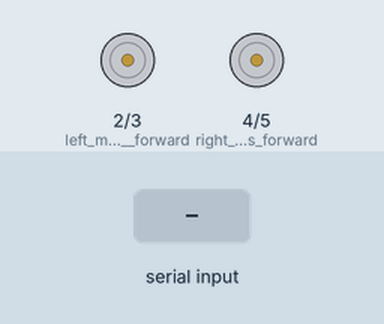
A sketch run on a simulated Arduino Uno, built with avr-gcc and run on an emulated ATmega328P. Parts: motor-driver pin pairs drawn as motors (green arrow = first pin HIGH = forward, orange = second pin HIGH = backward, longer = more drive). Inputs (shaded band) come from the test bench.

Above: at 1.2 s.
1.3 s: "F" received over Serial
At 2.5 s:
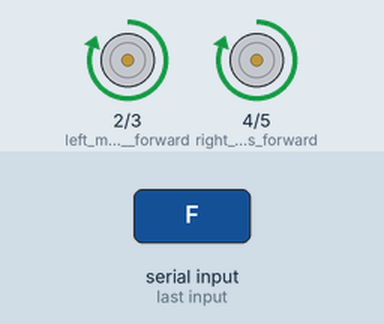
2.8 s: "B" received over Serial
At 3.8 s:
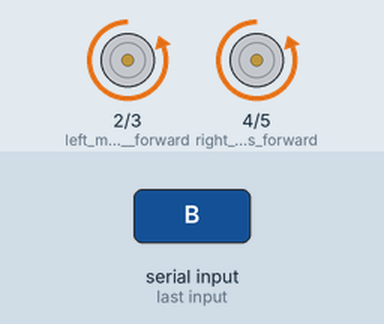
4.3 s: "L" received over Serial
At 4.9 s:
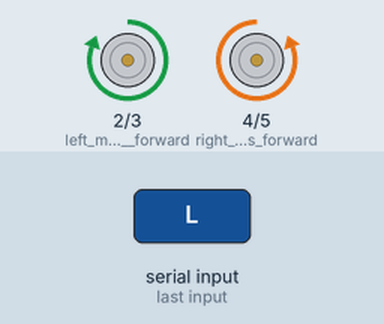
5.8 s: "R" received over Serial
At 6.1 s:
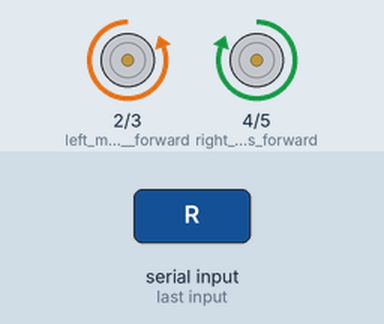
7.3 s: "1" received over Serial
At 8.4 s:
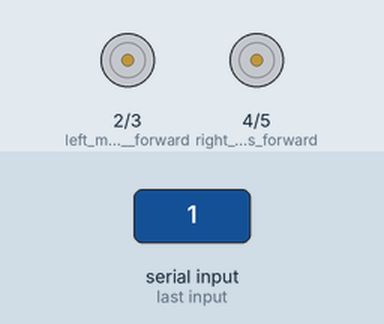
Timing chart, 0 to 9.8 s (numbered marks = the images above; inputs shaded):
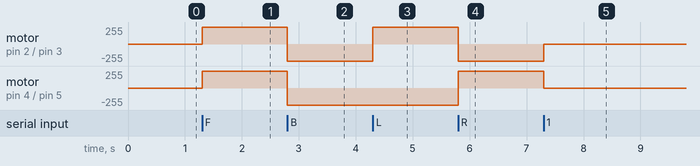

The sketch:

Bluetooth_Car_Controller.ino
```cpp
void setup() {
  pinMode(2,OUTPUT);   //left motors  forward
  pinMode(3,OUTPUT);   //left motors reverse
  pinMode(4,OUTPUT);   //right  motors forward
  pinMode(5,OUTPUT);   //right motors reverse
  Serial.begin(9600);
}

void loop() {
if(Serial.available())
{
  switch(Serial.read())
  {
    case 'F':
      digitalWrite(2,HIGH);
      digitalWrite(3,LOW);
      digitalWrite(4,HIGH);
      digitalWrite(5,LOW);;
      break;
    case 'B':
      digitalWrite(2,LOW);
      digitalWrite(3,HIGH);
      digitalWrite(4,LOW);
      digitalWrite(5,HIGH);
      break;
    case 'L':
      digitalWrite(2,HIGH);
      digitalWrite(3,LOW);
      digitalWrite(4,LOW);
      digitalWrite(5,HIGH);
      break;
    case 'R':
      digitalWrite(2,LOW);
      digitalWrite(3,HIGH);
      digitalWrite(4,HIGH);
      digitalWrite(5,LOW);
      break;
    default:
      digitalWrite(5,LOW);
      digitalWrite(4,LOW);
      digitalWrite(3,LOW);
      digitalWrite(2,LOW);
  }
  delay(10);
}

}
```

Measured:
- after the input at 1.3 s, motor on pin 2 (left_motors__forward) / pin 3 (left_motors_reverse), motor on pin 4 (right__motors_forward) / pin 5 (right_motors_reverse): stopped → forward 255/255 at once
- after the input at 2.8 s, motor on pin 2 (left_motors__forward) / pin 3 (left_motors_reverse), motor on pin 4 (right__motors_forward) / pin 5 (right_motors_reverse): forward 255/255 → backward 255/255 at once
- after the input at 4.3 s, motor on pin 2 (left_motors__forward) / pin 3 (left_motors_reverse): backward 255/255 → forward 255/255 at once
- after the input at 5.8 s, motor on pin 2 (left_motors__forward) / pin 3 (left_motors_reverse): forward 255/255 → backward 255/255 at once; motor on pin 4 (right__motors_forward) / pin 5 (right_motors_reverse): backward 255/255 → forward 255/255 at once
- after the input at 7.3 s, motor on pin 2 (left_motors__forward) / pin 3 (left_motors_reverse): backward 255/255 → stopped at once; motor on pin 4 (right__motors_forward) / pin 5 (right_motors_reverse): forward 255/255 → stopped at once
